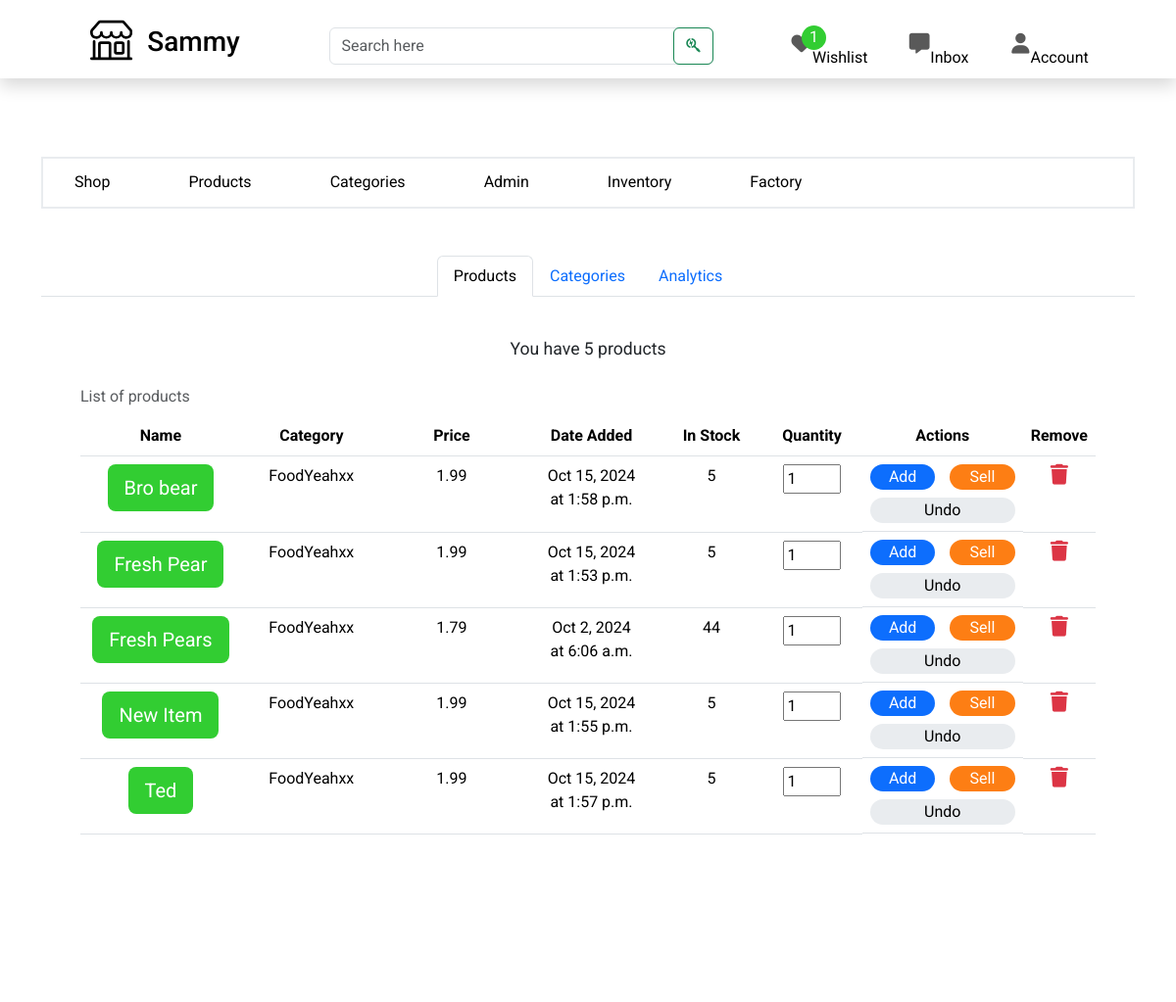
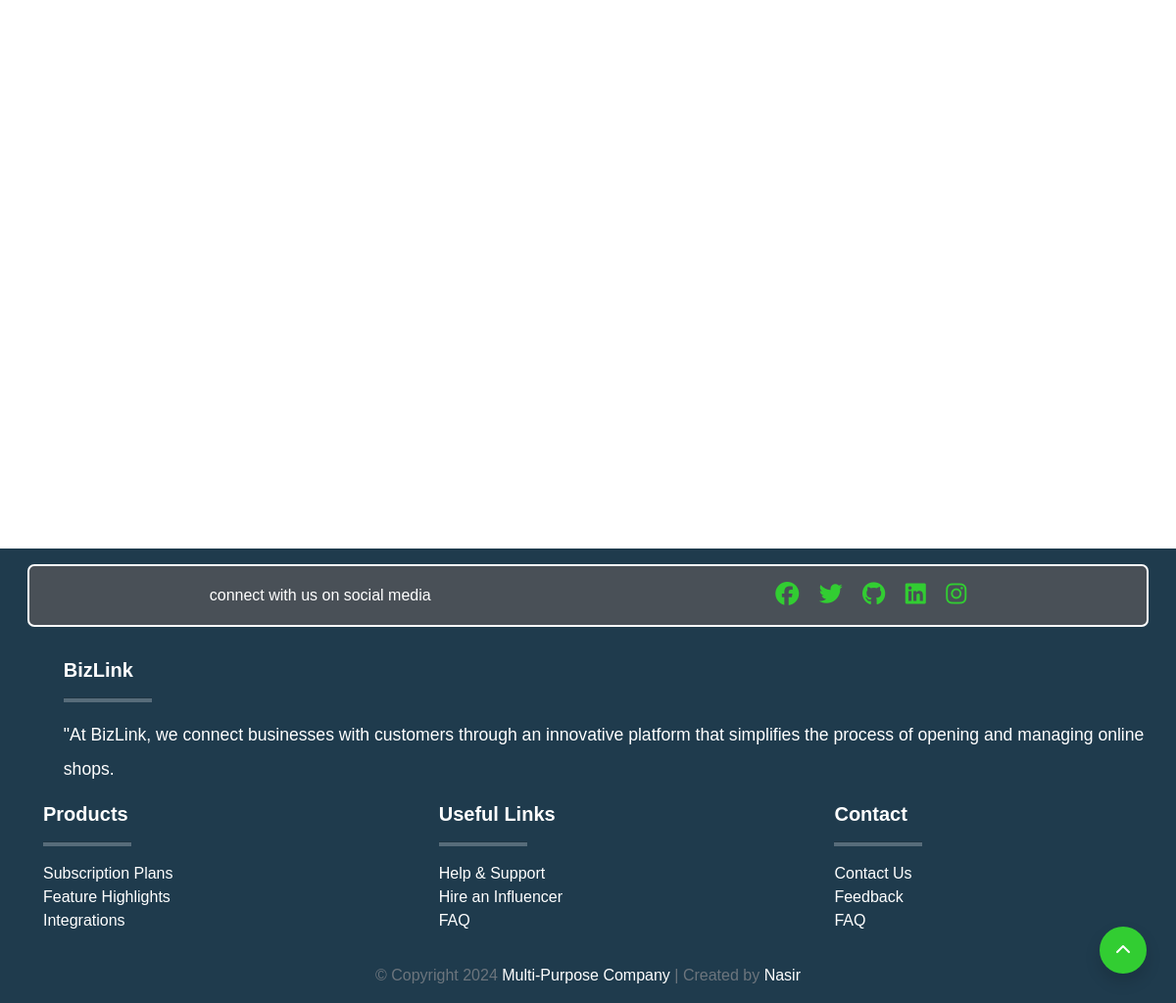
Screenshot of /core/owner/home/inventory/ (signed in) with the database file from the repository (2 pictures, top to bottom).
### shop/models.py (models this page shows, shortened)
class Product(models.Model):
    productId =  ShortUUIDField(unique=True, length=10, max_length=21, prefix="product", alphabet="ABCDEF0123456789")
    name = models.CharField(max_length=255, default="Fresh Pear")
    category = models.ForeignKey(Category, related_name='category_products', on_delete=models.CASCADE)
    image = models.ImageField(upload_to='product_directory_path', blank=True, null=True, default="product.jpg")
    video = models.ForeignKey(ProductVideo, null=True, blank=True, on_delete=models.SET_NULL, related_name="product_on_the_video")
    shop = models.ForeignKey(Shop, related_name='shop_products', on_delete=models.CASCADE)
    description = models.TextField(blank=True, null=True, default="This is the product")
    specifications = models.TextField(blank=True, null=True)
    mfg = models.DateTimeField(auto_now_add=False, null=True, blank=True)
    price = models.DecimalField(max_digits=15, decimal_places=2, default=1.99)
    stock_quantity = models.PositiveIntegerField(default="5")
    created_by = models.ForeignKey(settings.AUTH_USER_MODEL, related_name='user_products', on_delete=models.CASCADE)
    created_at = models.DateTimeField(auto_now_add=True)
    updated_at = models.DateTimeField(auto_now=True)
    tags = TaggableManager(blank=True)
    sku = ShortUUIDField(unique=True, length=4, max_length=10, prefix="sku", alphabet="0123456789")
    class Meta:
        ordering = ('name',)
        unique_together = ('created_by', 'name', 'category')

class Category(models.Model):
    categoryId =  ShortUUIDField(unique=True, length=10, max_length=21, prefix="category", alphabet="ABCDEF0123456789")
    name = models.CharField(max_length=255, default="Food")
    description = models.TextField(blank=False, null=False, default="This is a category")
    image = models.ImageField(upload_to='category_directory_path', blank=True, null=True)
    shop = models.ForeignKey(Shop, related_name='shop_categories', on_delete=models.CASCADE)
    created_at = models.DateTimeField(auto_now_add=True)
    created_by = models.ForeignKey(settings.AUTH_USER_MODEL, on_delete=models.CASCADE, related_name="user_categories")
    class Meta:
        ordering = ('name',)
        verbose_name_plural = 'Categories'
        unique_together = ('created_by', 'name')
    def __str__(self):
        return self.name
    def total_value(self):
        return self.category_products.aggregate(total=Sum('price'))['total'] or 0.00

### core/views.py (the view)
# urls.py: path("owner/home/inventory/", views.inventory, name="inventory"),
def inventory(request):
    user = request.user
    context = inventory_context(user)
    return render(request, "core/owner/inventory.html", context)

### shop/forms.py
class EditProductForm(CreateProductForm):
    pass

class EditCategoryForm(CreateCategoryForm):
    pass

### core/templatetags/custom_tags.py (called while the page is built)
@register.filter
def startswith(value, arg):
    return value.startswith(arg)

### core/views.py (called while the page is built)
def inventory_context(user):
    products = Product.objects.filter(created_by=user).order_by("name")
    categories = Category.objects.filter(created_by=user).order_by("name")
    edit_product_form = EditProductForm()
    edit_category_form = EditCategoryForm()
    more_product_image_form = MoreProductImageForm()
    more_product_video_form = MoreProductVideoForm()
    return {
        'products': products,
        'edit_product_form': edit_product_form,
        'edit_category_form': edit_category_form,
        'categories': categories,
        'more_product_image_form': more_product_image_form,
        'more_product_video_form': more_product_video_form,
    }

### templates/core/owner/inventory.html (shortened to what this page needs)
{% extends "core/owner/owner-base.html" %}
{% load static %}
{% block content %}
<section class="shop_inventory_intro_section">
    <div class="container">
        <nav>
            <div class="nav nav-tabs inventory-tabs" id="nav-tab" role="tablist">
              <button class="nav-link active" id="nav-products-tab" data-bs-toggle="tab" data-bs-target="#nav-products" type="button" role="tab" aria-controls="nav-products" aria-selected="true">Products</button>
              <button class="nav-link" id="nav-categories-tab" data-bs-toggle="tab" data-bs-target="#nav-categories" type="button" role="tab" aria-controls="nav-categories" aria-selected="false">Categories</button>
              <button class="nav-link" id="nav-analytics-tab" data-bs-toggle="tab" data-bs-target="#nav-analytics" type="button" role="tab" aria-controls="nav-analytics" aria-selected="false">Analytics</button>
            </div>
        </nav>
        <div class="tab-content" id="nav-tabContent">
            <div class="tab-pane fade show active products-tab" id="nav-products" role="tabpanel" aria-labelledby="nav-products-tab" tabindex="0">
                <p class="text-center">You have
                    <span id="product-count" data-initial-count="{{ products.count }}">
                    </span>
                </p>
                <table class="table caption-top">
                    <caption>List of products</caption>
                    <thead>
                        <tr>
                        <th scope="col" class="enlarge">Name</th>
                        <th scope="col">Category</th>
                        <th scope="col" class="price">Price</th>
                        <th scope="col">Date Added</th>
                        <th scope="col" class="reduce">In Stock</th>
                        <th scope="col" class="reduce">Quantity</th>
                        <th scope="col" class="enlarge">Actions</th>
                        <th scope="col">Remove</th>
                        </tr>
                    </thead>
                    <tbody>
                        {% if products %}
                            {% for product in products %}
                                <tr id="product-row-{{ product.productId }}">
                                        <td class="enlarge">
                                            <button type="button" class="btn btn-lg product-btn"
                                            data-bs-toggle="modal" data-bs-target="#edit-product-form"
                                                data-product-id="{{ product.productId}}"
                                                data-product-name="{{ product.name }}"
                                                data-product-category="{{ product.category }}"
                                                data-product-price="{{ product.price }}"
                                                data-product-tags="{% for tag in product.tags.all %}{{ tag.slug }}{% if not forloop.last %}, {% endif %}{% endfor %}"
                                                data-product-stock-quantity="{{ product.stock_quantity }}"
                                                data-product-description="{{ product.description }}"
                                                data-product-specification="{{ product.specifications }}"
                                                data-product-image="{% if product.image %}{{ product.image.url }}{% else %}null{% endif %}"
                                                data-product-video="{% if product.video %}{{ product.video.video.url }}{% else %}null{% endif %}"
                                                data-product-video-description="{% if product.video %}{{ product.video.description }}{% endif %}"
                                                data-more-product-images='[
                                                    {% for image in product.more_product_images.all %}
                                                        {
                                                            "url": "{% if image.image %}{{ image.image.url }}{% else %}null{% endif %}",
                                                            "mpiId": "{{ image.mpiId }}"
                                                        }{% if not forloop.last %},{% endif %}
                                                    {% endfor %}
                                                ]'
                                                data-more-product-video='[
                                                    {% for video in product.more_product_videos.all %}
                                                        {
                                                            "url": "{% if video.video %}{{ video.video.url }}{% else %}null{% endif %}",
                                                            "moreProductVideoDescription": "{{ video.description }}",
                                                            "mpvId": "{{ video.mpvId }}"
                                                        }{% if not forloop.last %},{% endif %}
                                                    {% endfor %}
                                                ]'
                                                data-transaction-log-id='[
                                                    {% for transaction_log in product.product_transaction_logs.all %}
                                                        "{{ transaction_log.transactionLogId }}"{% if not forloop.last %},{% endif %}
                                                    {% endfor %}
                                                ]'
                                                data-action='[
                                                    {% for transaction_log in product.product_transaction_logs.all %}
                                                        "{{ transaction_log.action }}"{% if not forloop.last %},{% endif %}
                                                    {% endfor %}
                                                ]'
                                                data-quantity='[
                                                    {% for transaction_log in product.product_transaction_logs.all %}
                                                        {{ transaction_log.quantity }}{% if not forloop.last %},{% endif %}
                                                    {% endfor %}
                                                ]'
                                                data-timestamp='[
                                                    {% for transaction_log in product.product_transaction_logs.all %}
                                                        "{{ transaction_log.timestamp|date:"M j, Y" }} at {{ transaction_log.timestamp|date:"g:i a" }}"{% if not forloop.last %},{% endif %}
                                                    {% endfor %}
                                                ]'>
                                        {{ product.name }}
                                            </button>
                                        </td>
                                        <td>{{ product.category.name }}</td>
                                        <td>{{ product.price }}</td>
                                        <td>
                                            {{ product.created_at|date:"M j, Y" }}<br>
                                            at {{ product.created_at|date:"g:i a" }}
                                        </td>
                                        <td class="reduce" id="stock-{{ product.productId }}">{{ product.stock_quantity}}</td>
                                        <td class="quantity reduce">
                                            <input type="number" min="1" value="1" id="quantity-{{ product.productId }}" name="quantity" oninput="validity.valid||(value='');"/>
                                        </td>
                                        <td class="btns enlarge">
                                            <div class="add-and-sell">
                                                <button class="add-stock rounded-pill" data-product-id="{{ product.productId }}">Add</button>
                                                <button class="sell-stock rounded-pill" data-product-id="{{ product.productId }}">Sell</button>
                                            </div>
                                            <div class="undo">
                                                <button class="undo-stock rounded-pill" data-product-id="{{ product.productId }}">Undo</button>
                                            </div>
                                        </td>
                                        <td>
                                            <a href="#" class="remove-product" data-product-id="{{ product.productId }}">
                                                <i class="fa-solid fa-trash"></i>
                                            </a>
                                        </td>
                                </tr>
                            {% endfor %}
                        {% else %}
                            <tr>
                                <td colspan="8" class="text-center">No products available.</td>
                            </tr>
                        {% endif %}
                    </tbody>
                </table>
            </div>
            </div>
    </div>
</section>
{% endblock %}

### rows the page displays
Product: name "Bro bear", category.name "FoodYeahxx", price "1.99", created_at "Oct 15, 2024", created_at "1:58 p.m.", stock_quantity "5"
Product: name "Fresh Pear", category.name "FoodYeahxx", price "1.99", created_at "Oct 15, 2024", created_at "1:53 p.m.", stock_quantity "5"
Product: name "Fresh Pears", category.name "FoodYeahxx", price "1.79", created_at "Oct 2, 2024", created_at "6:06 a.m.", stock_quantity "44"
Product: name "New Item", category.name "FoodYeahxx", price "1.99", created_at "Oct 15, 2024", created_at "1:55 p.m.", stock_quantity "5"
Product: name "Ted", category.name "FoodYeahxx", price "1.99", created_at "Oct 15, 2024", created_at "1:57 p.m.", stock_quantity "5"

### other values shown
{{ wishlist.count }} "1"
